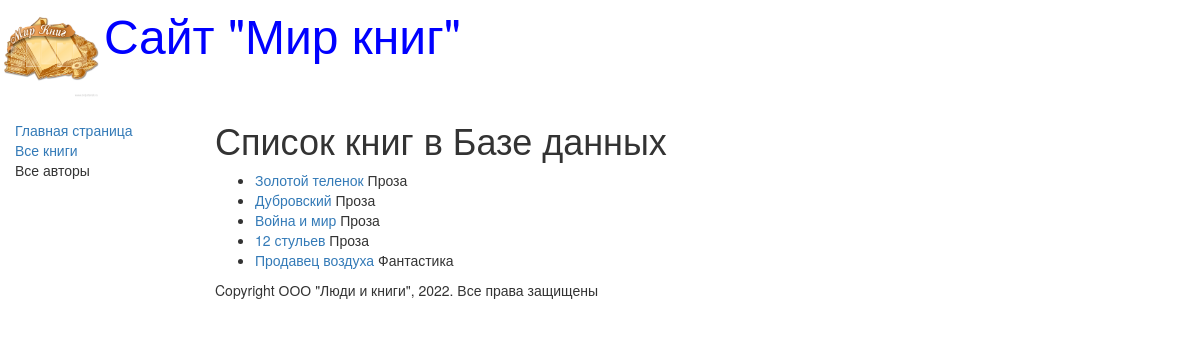
The page /books/ on the database its author committed.
### catalog/models.py (models this page shows, shortened)
class Book(models.Model):
    title = models.CharField(max_length=200,
                             help_text='Введите название книги',
                             verbose_name='Название книги')
    genre = models.ForeignKey("Genre", on_delete=models.CASCADE,
                              help_text='Выберите жанр для книги',
                              verbose_name='Жанр книги', null=True)
    language = models.ForeignKey("Language",
                                 on_delete=models.CASCADE,
                                 help_text='Выберите язык книги',
                                 verbose_name='Язык книги', null=True)
    author = models.ManyToManyField("Author",
                                    help_text='Выберите автора книги',
                                    verbose_name='Автор книги')
    summary = models.TextField(max_length=1000,
                               help_text='Введите краткое описание книги',
                               verbose_name='Аннотация книги')
    isbn = models.CharField(max_length=13,
                            help_text='Должно содержать 13 символов',
                            verbose_name='ISBN книги')
    def display_author(self):
        return ', '.join([author.last_name for author in self.author.all()])
    display_author.short_description = 'Авторы'

class Genre(models.Model):
    name = models.CharField(max_length=200,
                            help_text=" Введите жанр книги",
                            verbose_name='Жанр книги'
                            )
    def __str__(self):
        return self.name

### catalog/views.py (the view)
# urls.py: re_path(r'^books/$', views.BookListView.as_view(), name='books'),
class BookListView(generic.ListView):
    model = Book

### catalog/templates/catalog/book_list.html
{% extends "base_generic.html" %}
{% block content %}
    <h1>Список книг в Базе данных</h1>
    {% if book_list %}
    <ul>
        {% for book in book_list %}
    <li>
        <a href="{{ book.id }}">
            {{ book.title }}</a>
            {{ book.genre }}
    </li>
    {% endfor %}
    </ul>
    {% else %}
        <p>В базе нет книг</p>
    {% endif %}
{% endblock %}

### rows shown on the page
Book: title "Золотой теленок", genre "Проза"
Book: title "Дубровский", genre "Проза"
Book: title "Война и мир", genre "Проза"
Book: title "12 стульев", genre "Проза"
Book: title "Продавец воздуха", genre "Фантастика"
